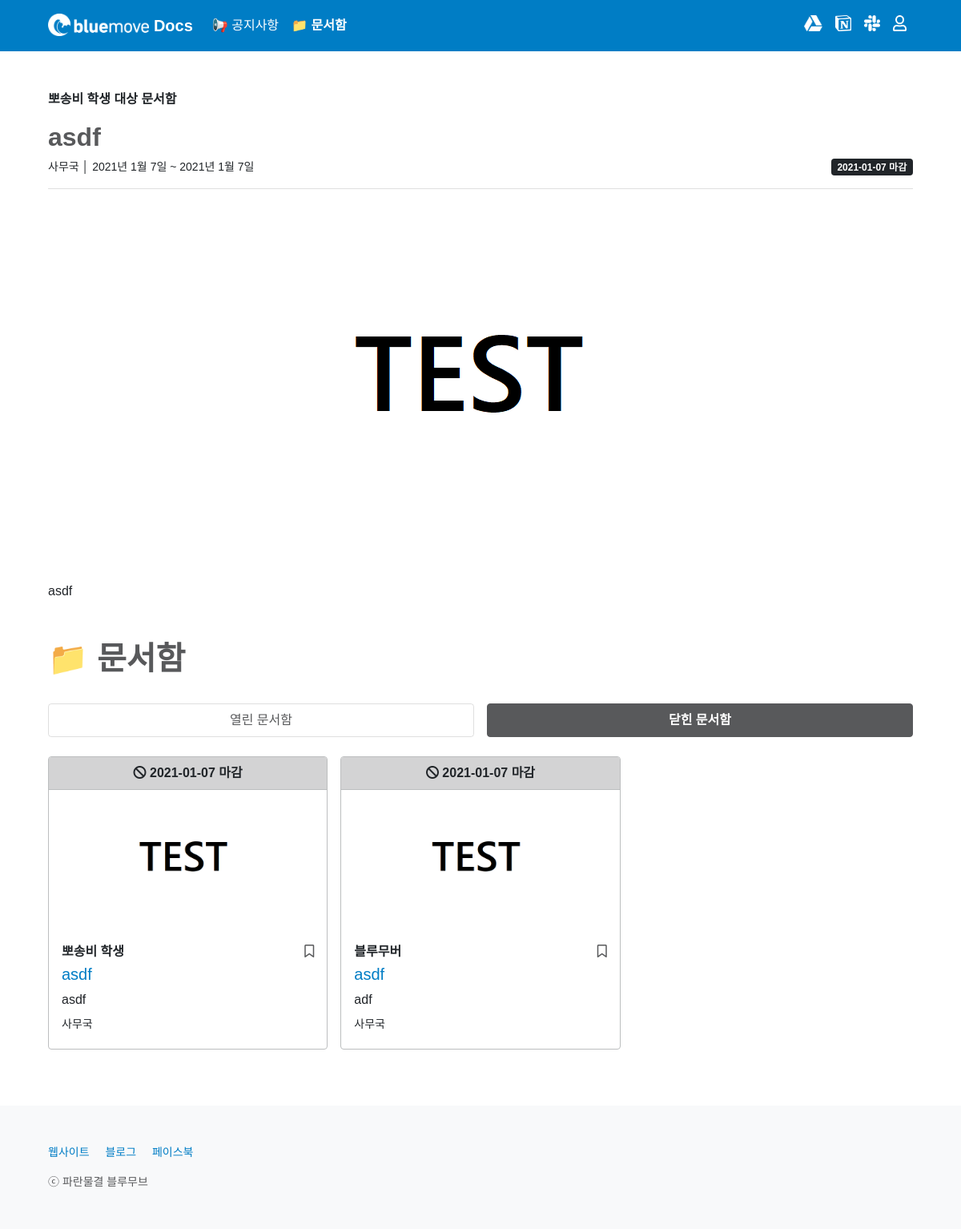
/box/11/, run on the app's committed database.
### box/models.py (models this page shows, shortened)
class Box(models.Model):
    CATEGORY_CHOICES = {
        ('bluemover', '블루무버'),
        ('applicant', '블루무버 희망자'),
        ('posongvi', '뽀송비 학생')
    }
    title = models.CharField(max_length = 50)
    writer = models.ForeignKey(User, on_delete=models.CASCADE)
    category = models.CharField(max_length = 50, choices = CATEGORY_CHOICES)
    content = models.TextField()
    content_update_flag = models.BooleanField(default = False)
    image = models.ImageField(upload_to='images/')
    deadline = models.DateField()
    deadline_update_flag = models.BooleanField(default = False)
    created_at = models.DateField(auto_now_add = True)
    updated_at = models.DateField(auto_now = True)
    box_favorite_user_set = models.ManyToManyField(User, blank=True, related_name="box_favorite_user_set", through="Favorite")
    @property
    def deadline_is_yet_to_come(self):
        return datetime.date.today() + datetime.timedelta(days = 2) <= self.deadline
    @property
    def deadline_is_tomorrow(self):
        return datetime.date.today() + datetime.timedelta(days = 1) == self.deadline
    @property
    def deadline_is_today(self):
        return datetime.date.today() == self.deadline
    @property
    def deadline_is_over(self):
        return datetime.date.today() > self.deadline

### box/views.py (the view)
# urls.py: path('<int:id>/', read, name='read'),
def read(request, id):
    box = Box.objects.get(pk=id)
    all_boxes = Box.objects.all().order_by('deadline')
    return render(request, 'box/read.html', {'box': box, 'all_boxes': all_boxes})

### box/templates/box/read.html (shortened to what this page needs)
{% extends 'base.html' %}
{% block content %}
{% include 'shared/_navbar4box.html' %}
<main class="px-2 px-md-5">
    <div class="container-md my-5">
        <p style="font-weight: 600;">
            {% if box.category == 'posongvi' %}
            뽀송비 학생 대상 문서함
            {% endif %}
        </p>
        <h2 style="font-weight: 600; color: #58595B;">{{ box.title }}</h2>
        <div class="d-flex justify-content-sm-between" id="boxBadge4Large">
            <small>
                {% if not box.writer.first_name == '' %}
                {{ box.writer.last_name }}{{ box.writer.first_name }}
                {% else %}
                {{ box.writer }}
                {% endif %}
                │
                {% if box.deadline_update_flag %}
                {{ box.created_at }} ~ {{ box.deadline }} (일정 변경)
                {% else %}
                {{ box.created_at }} ~ {{ box.deadline }}
                {% endif %}
            </small>
            <div class="d-flex align-items-stretch">
                {% if box.deadline_is_yet_to_come %}
                <span class="badge bg-primary">{{ box.days_left_until_deadline.days }}일 후 마감</span>
                {% elif box.deadline_is_tomorrow %}
                <span class="badge bg-warning text-dark">내일 마감</span>
                {% elif box.deadline_is_today %}
                <span class="badge bg-danger">오늘 마감</span>
                {% elif box.deadline_is_over %}
                <span class="badge bg-dark">{{ box.deadline|date:'Y-m-d' }} 마감</span>
                {% endif %}
            </div>
        </div>
        <hr class="text-black-50">
        {% if box.image %}
        <div class="mb-4 d-flex justify-content-center">
            <img src="{{ box.image.url }}" class="img-fluid" alt="이미지 내용은 아래 본문과 같으니 참고하시기 바랍니다.">
        </div>
        {% endif %}
        <div style="white-space:pre-wrap;">{{ box.content }}</div>
    </div>
    <div class="container-md mt-5">
        <h1 class="mb-4" style="font-weight: 600; color: #58595B;">📁 문서함</h1>
        {% include 'shared/_boxcard.html' %}
    </div>
</main>
{% endblock %}

### home/templates/shared/_boxcard.html (shortened to what this page needs)
<div class="pt-2">
    <ul class="nav nav-pills mb-3 nav-justified gap-3" id="pills-tab" role="tablist">
        <li class="nav-item mb-2" id="forBoxCSS" role="presentation">
            {% if not box.deadline_is_over %}
            <a class="nav-link active" id="pills-openedBox-tab" data-bs-toggle="pill" href="#pills-openedBox" role="tab" aria-controls="pills-home" aria-selected="true">열린 문서함</a>
            {% else %}
            <a class="nav-link" id="pills-openedBox-tab" data-bs-toggle="pill" href="#pills-openedBox" role="tab" aria-controls="pills-home" aria-selected="true">열린 문서함</a>
            {% endif %}
        </li>
        <li class="nav-item mb-2" id="forBoxCSS" role="presentation">
            {% if not box.deadline_is_over %}
            <a class="nav-link" id="pills-closedBox-tab" data-bs-toggle="pill" href="#pills-closedBox" role="tab" aria-controls="pills-profile" aria-selected="false">닫힌 문서함</a>
            {% else %}
            <a class="nav-link active" id="pills-closedBox-tab" data-bs-toggle="pill" href="#pills-closedBox" role="tab" aria-controls="pills-profile" aria-selected="false">닫힌 문서함</a>
            {% endif %}
        </li>
    </ul>
</div>
<div class="tab-content" id="pills-tabContent">
    {% if not box.deadline_is_over %}
    <div class="tab-pane fade" id="pills-closedBox" role="tabpanel" aria-labelledby="pills-closedBox-tab">
    {% else %}
    <div class="tab-pane fade show active" id="pills-closedBox" role="tabpanel" aria-labelledby="pills-closedBox-tab">
    {% endif %}
        <div class="row row-cols-1 row-cols-lg-3 row-cols-md-2 g-3">
            {% for box in all_boxes %}
            {% if box.deadline_is_over %}
            <div class="col">
            {% else %}
            <div style="display: none;">
            {% endif %}
                {% include 'shared/_boxcard_tabdata.html' %}
            </div>
            {% empty %}
            <div class="col"></div>
            <div class="col text-center"><br><h2 style="color: #CCCCCC; font-weight: 600;"><i class="far fa-folder-open"></i> 비어 있어요!</h2><p>문서함이 없습니다.</p></div>
            {% endfor %}
        </div>
    </div>
</div>

### home/templates/shared/_boxcard_tabdata.html (shortened to what this page needs)
{% if box.deadline_is_tomorrow %}
<div class="card h-100" style="border: 1px solid #FFD969;">
{% elif box.deadline_is_today %}
<div class="card h-100" style="border: 1px solid #F5B5BC;">
{% elif box.deadline_is_over %}
<div class="card h-100" style="border: 1px solid #bcbebf;">
{% else %}
<div class="card h-100">
{% endif %}
    {% if box.deadline_is_tomorrow %}
    <div class="card-header d-flex justify-content-center" style="background-color: #fff3cd; border-bottom: 1px solid #FFD969;">
        <p class="m-0" style="font-weight: 600;">
            <i class="fas fa-exclamation-triangle"></i>
            {% if box.deadline_update_flag %}
            내일 마감 (일정 변경)
            {% else %}
            내일 마감
            {% endif %}
        </p>
    </div>
    {% elif box.deadline_is_over %}
    <div class="card-header d-flex justify-content-center" style="background-color: #d3d3d4; border-bottom: 1px solid #bcbebf;">
        <p class="m-0" style="font-weight: 600;">
            <i class="fas fa-ban"></i>
            {% if box.deadline_update_flag %}
            {{ box.deadline|date:'Y-m-d' }} 마감 (일정 변경)
            {% else %}
            {{ box.deadline|date:'Y-m-d' }} 마감
            {% endif %}
        </p>
    </div>
    {% endif %}
    {% if box.image %}
    <div class="ratio" style="--aspect-ratio: 50%;"><a href="{% url 'box:read' box.id %}"><img src="{{ box.image.url }}" class="card-img-top" alt="문서함 이미지" style="height: 100%; object-fit: cover; object-position: 50% 50%;"></a></div>
    {% else %}
    <a href="{% url 'box:read' box.id %}"><img src="/static/images/1800x900-default.png" class="card-img-top" alt="문서함 이미지"></a>
    {% endif %}
    <div class="card-body mb-1">
        <div class="d-flex w-100 justify-content-between">
            <p class="card-text mb-1" style="font-weight: 600;">
                {% if box.category == 'bluemover' %}
                블루무버
                {% endif %}
                {% if box.category == 'posongvi' %}
                뽀송비 학생
                {% endif %}
            </p>
            {% if user.is_authenticated %}
            <a class="bookmark" href="{% url 'box:box_favorite' box.id %}?next={{ request.path }}">
                {% if user in box.box_favorite_user_set.all %}
                <p class="mb-1"><i class="fas fa-bookmark"></i></p>
                {% else %}
                <p class="mb-1"><i class="far fa-bookmark"></i></p>
                {% endif %}
            </a>
            {% else %}
            <a type="button" class="bookmark" data-bs-toggle="modal" data-bs-target="#listloginModal">
                <p class="mb-1"><i class="far fa-bookmark"></i></p>
            </a>
            {% endif %}
        </div>
        <h5 class="card-title"><a href="{% url 'box:read' box.id %}">{{ box.title }}</a></h5>
        <p class="card-text mb-2" style="overflow: hidden; text-overflow: ellipsis; display: -webkit-box; -webkit-line-clamp: 3; -webkit-box-orient: vertical;">
            {{ box.content }}
        </p>
        <div class="d-flex w-100 justify-content-between">
            <small>{{ box.writer.last_name }}{{ box.writer.first_name }}</small>
        </div>
    </div>
</div>

### home/templates/base.html (style rules this page uses)
body { min-height: 100vh; display: flex; flex-direction: column; }
main { flex: 1; }
a { color: #007DC5; text-decoration: none; }
#pills-tab > .nav-item { color: #58595B; }
.bookmark { color: #58595B; font-weight: 300; text-decoration: none; }
.nav-pills .nav-link { border: 1px solid rgba(0,0,0,.125); }
.nav-pills .nav-link.active, .nav-pills .show > .nav-link { font-weight: 600; border: 1px solid #58595B; background-color: #58595B; }
#forBoxCSS > .nav-link { color: #58595B; }
#forBoxCSS > .nav-link.active { color: #FFFFFF; }

### data on the page
Box: title "asdf", writer.first_name "사무국", created_at "2021년 1월 7일", deadline "2021년 1월 7일", deadline "2021-01-07", image (picture), content "asdf", category "뽀송비 학생"
Box: deadline "2021-01-07", image (picture), category "블루무버", title "asdf", content "adf", writer.first_name "사무국"
